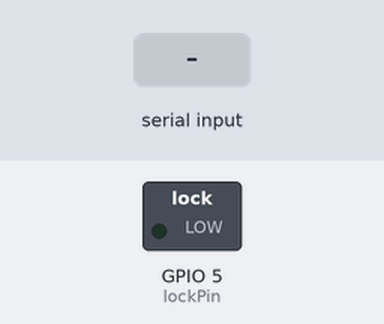
The sketch below on a simulated ESP32. Shown: switched loads named in the sketch (green lamp = pin HIGH). Inputs (shaded band) come from the test bench. Nothing arrives over Bluetooth unless stated.

Above: at 1.2 s.
1.3 s: "1" received over the second serial link
At 2.6 s:
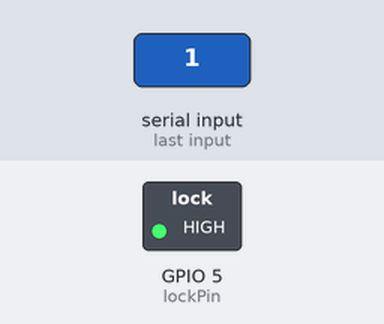
Timing chart, 0 to 7.8 s (numbered marks = the images above; inputs shaded):
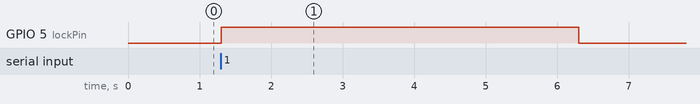

Measured:
- after the input at 1.3 s, GPIO 5 (lockPin): LOW → HIGH at once, → LOW 5.0 s later

The sketch:

CameraWebServer.ino
```cpp
#include <BluetoothSerial.h>
BluetoothSerial SerialBT;

const int lockPin = 5;  // GPIO connected to transistor base

void setup() {
  Serial.begin(115200);
  SerialBT.begin("ESP32_Lock"); // Bluetooth name
  pinMode(lockPin, OUTPUT);
  digitalWrite(lockPin, LOW); // Initially locked
}

void loop() {
  if (SerialBT.available()) {
    char received = SerialBT.read();
    if (received == '1') {
      digitalWrite(lockPin, HIGH);  // Unlock
      delay(5000);                  // Keep unlocked 5 sec
      digitalWrite(lockPin, LOW);   // Lock again
    }
  }
}
```
